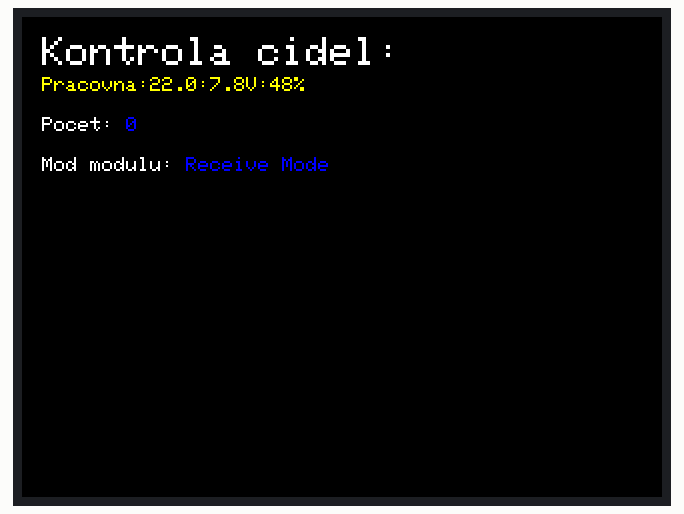
Bench run of a sketch on a simulated Arduino Uno, built with avr-gcc and run on an emulated ATmega328P. On the bench: 320×240 colour display.

Above: at 0.3 s.

The sketch:

TFT.ino
```cpp
#include <Adafruit_GFX.h>    // Core graphics library
#include <Adafruit_TFTLCD.h> // Hardware-specific library

#define LCD_CS A3 // Chip Select goes to Analog 3
#define LCD_CD A2 // Command/Data goes to Analog 2
#define LCD_WR A1 // LCD Write goes to Analog 1
#define LCD_RD A0 // LCD Read goes to Analog 0

#define LCD_RESET A4 // Can alternately just connect to Arduino's reset pin


// Assign human-readable names to some common 16-bit color values:
#define  BLACK   0x0000
#define BLUE    0x001F
#define RED     0xFFFF
#define GREEN   0x07E0
#define CYAN    0x07FF
#define MAGENTA 0xF81F
#define YELLOW  0xFFE0
#define WHITE   0xFFFF
#define LIGHTGREY 0xC618

#define color = GREEN;

Adafruit_TFTLCD tft(LCD_CS, LCD_CD, LCD_WR, LCD_RD, LCD_RESET);

void setup(void) {

  tft.reset();

  uint16_t identifier = tft.readID();

  tft.begin(identifier);
  tft.fillScreen(BLACK);
}

void loop(void) {
  //tft.drawRect(5, 5, 230, 310, WHITE);
  //tft.fillRect(6, 6, 228, 308, LIGHTGREY);
  tft.setRotation(3);
  tft.setCursor(10, 10);
  tft.setTextColor(WHITE);  tft.setTextSize(2);
  tft.print("Kontrola cidel:");

  tft.setCursor(10, 30);
  tft.setTextColor(YELLOW);  tft.setTextSize(1);
  tft.print("Pracovna:22.0:7.8V:48%");

  tft.setCursor(10, 50);
  tft.setTextColor(WHITE);  tft.setTextSize(1);
  tft.print("Pocet: ");
  tft.setTextColor(BLUE);
  tft.print("0");

  tft.setCursor(10, 70);
  tft.setTextColor(WHITE);  tft.setTextSize(1);
  tft.print("Mod modulu: ");
  tft.setTextColor(BLUE);
  tft.print("Receive Mode");
}
```
